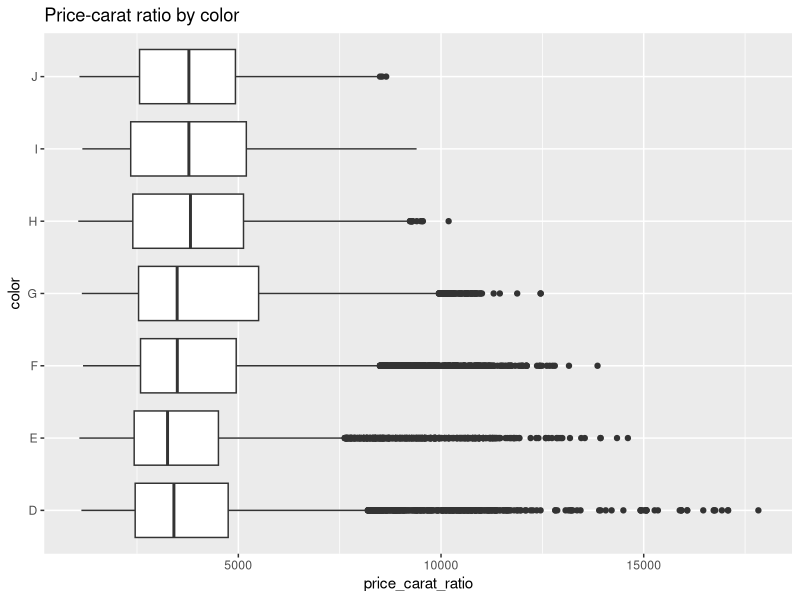

Source code (R):
library(GGally)
library(ggplot2)
library(grid)
data(midwest)
data(diamonds)


# 1. Professional Employment by State
q1 <- function() {
  # Using Interpretation B from Piazza
  # Box plot percprof by state
  pm <- ggplot(midwest,aes(
    reorder(state, -percprof, median), percprof)) +
    ggtitle('County % of Adults w/ Professional Employment by State') +
    geom_boxplot() +
    coord_flip() +
    scale_x_discrete("state")
  print(pm)
}


# 2. School and College Education by State
q2 <- function() {
  # Scatter plot perchsd over percollege by state
  pm <- ggplot(midwest, aes(x=perchsd, y=percollege)) +
    ggtitle('percollege over perchsd (log-linear scale)') +
    geom_point(aes(color=state)) +
    scale_y_log10(breaks=seq(10, 50, 10)) +
    stat_smooth(method=lm, se=FALSE)
  print(pm)
  
  # Calculate correlation coefficient for log-linear, log-log, and linear
  cor(midwest$perchsd, log(midwest$percollege))
  cor(log(midwest$perchsd), log(midwest$percollege))
  cor(midwest$perchsd, midwest$percollege)
  
  # Box plot perchsd by state
  pm <- ggplot(midwest,aes(
    reorder(state, -perchsd, median), perchsd)) +
    ggtitle('County % of Adults w/ High School Diploma by State') +
    geom_boxplot() +
    coord_flip() +
    scale_x_discrete("state")
  print(pm)
  
  # Box plot percollege by state
  pm <- ggplot(midwest,aes(
    reorder(state, -percollege, median), percollege)) +
    ggtitle('County % of Adults w/ College Diploma by State') +
    geom_boxplot() +
    coord_flip() +
    scale_x_discrete("state")
  print(pm)
}


# 3. Comparison of Visualization Techniques
q3 <- function() {
  # Box plot with differing distributions
  par(mfrow=c(1,2))
  boxplot(c(0,1,2,3,4,5,6,7,8,9,16))
  boxplot(c(0,1,1,1,4,4,6,7,8,9,16))
  par(mfrow=c(1,1))
}


# 4. Random Scatterplots
get_sizes <- function(n, suffix) {
  d1 <- runif(n)
  d2 <- runif(n)
  p <- qplot(d1, d2)
  path <- sprintf("/tmp/plot.%s", suffix)
  ggsave(path, plot=p)
  return(file.size(path))
}

q4_run_experiments <- function() {
  dev.off()
  df <- data.frame(n=seq(1000, 50000, by = 1000))
  for (suffix in c('ps', 'pdf', 'jpeg', 'png')) {
    df[suffix] <- sapply(df$n, get_sizes, suffix=suffix)
  }
  dev.new()
  return(df)
}

q4_examples <- function(df) {
  par(mfrow=c(2,1))
  plot(runif(100), runif(100))
  plot(runif(1000), runif(1000))
  par(mfrow=c(1,1))
}

q4_plot <- function(df) {
  plot(df$n, df$jpeg, ylim=c(5550, 1300000), type="o", col="red", xlab="Sample Size", ylab="File Size", main="Filesize by sample size")
  lines(x=df$n, y=df$png, type='o', col="blue")
  lines(x=df$n, y=df$pdf, type='o', col="green")
  lines(x=df$n, y=df$ps, type='o', col="black")
  legend(1, 1300000, legend=c('jpeg', 'png', 'ps', 'pdf'),
         col=c("red", "blue", "black", "green"), lty=1:2, cex=0.8)
}


# 5. Diamonds

# Multiple plot function (used by permission from: http://www.cookbook-r.com/Graphs/Multiple_graphs_on_one_page_(ggplot2)/)
#
# ggplot objects can be passed in ..., or to plotlist (as a list of ggplot objects)
# - cols:   Number of columns in layout
# - layout: A matrix specifying the layout. If present, 'cols' is ignored.
#
# If the layout is something like matrix(c(1,2,3,3), nrow=2, byrow=TRUE),
# then plot 1 will go in the upper left, 2 will go in the upper right, and
# 3 will go all the way across the bottom.
#
multiplot <- function(..., plotlist=NULL, file, cols=1, layout=NULL) {
  library(grid)
  
  # Make a list from the ... arguments and plotlist
  plots <- c(list(...), plotlist)
  
  numPlots = length(plots)
  
  # If layout is NULL, then use 'cols' to determine layout
  if (is.null(layout)) {
    # Make the panel
    # ncol: Number of columns of plots
    # nrow: Number of rows needed, calculated from # of cols
    layout <- matrix(seq(1, cols * ceiling(numPlots/cols)),
                     ncol = cols, nrow = ceiling(numPlots/cols))
  }
  
  if (numPlots==1) {
    print(plots[[1]])
    
  } else {
    # Set up the page
    grid.newpage()
    pushViewport(viewport(layout = grid.layout(nrow(layout), ncol(layout))))
    
    # Make each plot, in the correct location
    for (i in 1:numPlots) {
      # Get the i,j matrix positions of the regions that contain this subplot
      matchidx <- as.data.frame(which(layout == i, arr.ind = TRUE))
      
      print(plots[[i]], vp = viewport(layout.pos.row = matchidx$row,
                                      layout.pos.col = matchidx$col))
    }
  }
}


q5 <- function() {
  # diamonds_sample <- diamonds[sample(1:length(diamonds$price), 2000),]
  # print(ggpairs(diamonds_sample, columns=c('color', 'carat', 'price'), ggplot2::aes(colour=color), legend=1))
  # 
  # print(ggplot(diamonds, aes(color, ..count.., fill=color)) +
  #         geom_histogram(stat="count") +
  #         ggtitle("Histogram of diamonds$color")
  #       )
  # 
  # print(ggplot(diamonds, aes(x=carat, fill=color)) +
  #         geom_histogram(bins=200) +
  #         scale_x_continuous(breaks=pretty(diamonds$carat, n=10), limits=c(NA, 2.5)) +
  #         ggtitle("Histogram of diamond$carat")
  #       )
  # 
  # print(ggplot(diamonds, aes(x=price, fill=color)) +
  #         geom_histogram(bins=300) +
  #         scale_x_continuous(breaks=pretty(diamonds$price, n=10)) +
  #         ggtitle("Histogram of diamond$price")
  #       )
  # 
  # p1 <- ggplot(diamonds, aes(x=carat, y=price, color=color)) +
  #         geom_point() +
  #         ggtitle("price over carat by color (linear scale)")
  # p2 <- ggplot(diamonds, aes(x=carat, y=price, color=color)) +
  #         geom_point() +
  #         scale_y_log10(breaks=pretty(diamonds_sample$price, n=5)) +
  #         scale_x_log10(breaks=pretty(diamonds_sample$carat, n=5)) +
  #         stat_smooth(method="lm", se=F) +
  #         ggtitle("price over carat by color (log-log scale)")
  # multiplot(p1, p2, cols=2)
  # print(summary(lm(log(diamonds$price)~log(diamonds$carat))))
  
  diamonds$price_carat_ratio = diamonds$price / diamonds$carat
  agg = aggregate(diamonds$price_carat_ratio, by=list(diamonds$color), FUN=mean)
  print(agg)
  # Box plot price/carat by color
  print(ggplot(diamonds, aes(color, price_carat_ratio)) +
    ggtitle('Price-carat ratio by color') +
    geom_boxplot() +
    coord_flip() +
    scale_x_discrete("color")
    )
}

# Main
# q1()
# q2()
# q3()
# df <- q4_run_experiments()
# q4_plot(df)
q5()
